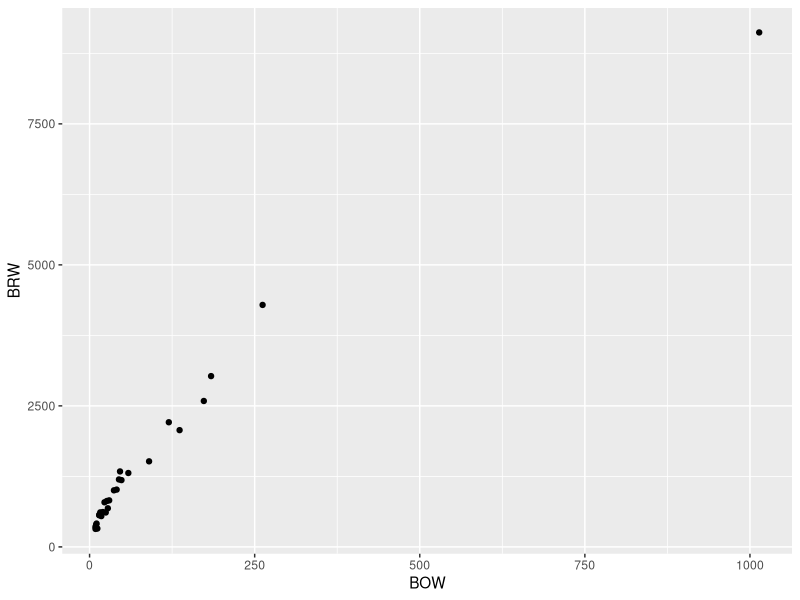
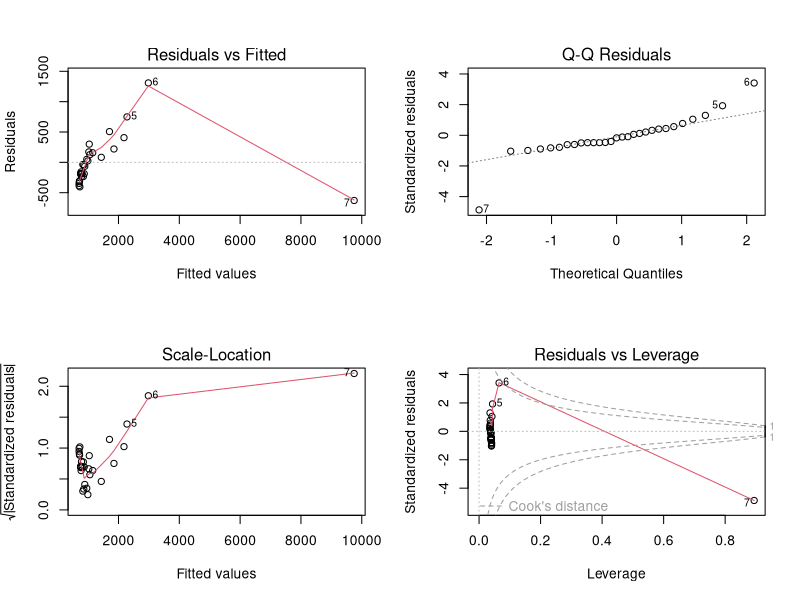

These charts were generated, in order, by the following R code: (Note: this script raises an error after producing the figures.)
## ---- chunk 1
knitr::opts_chunk$set(echo = TRUE)
## ---- chunk 2
library(car)
library(emmeans)
library(ggplot2)
library(plyr)

bats = read.table("bats.csv",skip=3,header=TRUE,sep=";")
bats$Diet = as.factor(bats$Diet)
str(bats)
## ---- chunk 3
batsphyto = bats[bats$Diet=="1",]
batsphyto2 = batsphyto[-c(6,7),]
## ---- chunk 4
ggplot(batsphyto,aes(x=BOW,y=BRW)) + geom_point()
## ---- chunk 5
reg = lm(BRW~BOW,data=bats[bats$Diet=="1",])
par(mfrow=c(2,2))
plot(reg)
summary(reg)
## ---- chunk 6
bats$Clade2 = bats$Clade
bats$Clade2[bats$Clade=="III"] = "II"
bats$Clade2 = droplevels(bats$Clade2)
batsSV = bats[-which(bats$Diet=="4"),]
batsSV$Diet = droplevels(batsSV$Diet)
## ---- chunk 7
table(batsSV$Clade2,batsSV$Diet)
## ---- chunk 8
ggplot(batsSV,aes(x=Diet,y=AUD,col=Clade2)) + geom_boxplot()
interaction.plot(batsSV$Diet,batsSV$Clade2,batsSV$AUD)
meansAUD = ddply(batsSV, .(Diet,Clade2), summarize, AUDmoyen = mean(AUD))
ggplot(meansAUD,aes(x=Diet,y=AUDmoyen,col=Clade2,group=Clade2)) + geom_point(size=3) + geom_line()
## ---- chunk 9
ggplot(batsSV,aes(x=BRW,y=AUD,col=Diet,pch=Diet)) + geom_point()
